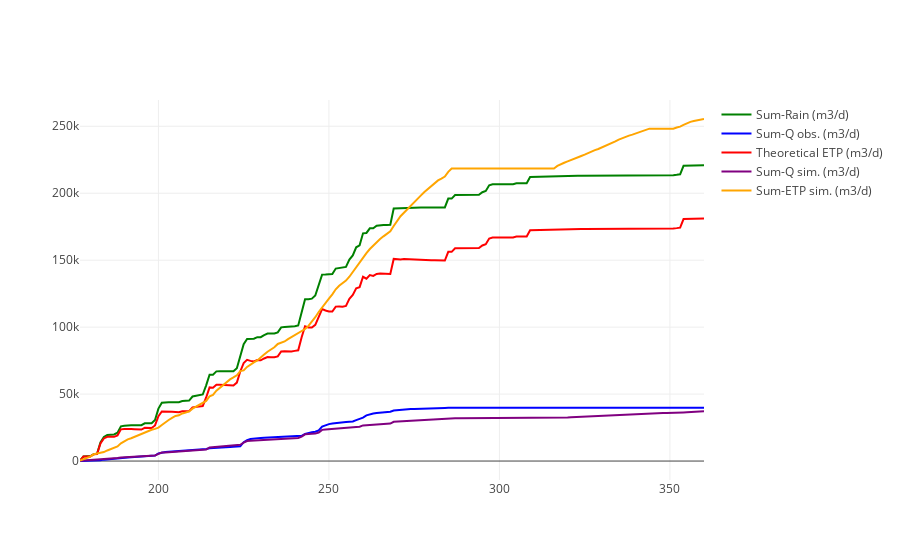

Here is the notebook cell this chart was saved with:
### Code cell
figname = "SumDischarge.png"

%matplotlib inline
import plotlycred

online = False
if online:
    # fig = py.iplot(data) 
    fig = go.Figure(data=data) # , layout=layout)
    py.image.save_as(fig, filename=figname)
else:
    iplot(data)

### Figure 1 — Plotly figure (JSON) as saved in the notebook; plotly's stock layout.template omitted (floating-point values rounded to 4 significant figures; data arrays with more than 128 entries replaced by an {"elided": "..."} marker saying what was removed)
{"data": [{"marker": {"color": "green"}, "mode": "lines", "name": "Sum-Rain (m3/d)", "type": "scatter", "x": {"elided": "184 int values"}, "y": {"elided": "184 float values"}}, {"marker": {"color": "blue"}, "mode": "lines", "name": "Sum-Q obs. (m3/d)", "type": "scatter", "x": {"elided": "184 int values"}, "y": {"elided": "184 float values"}}, {"marker": {"color": "red"}, "mode": "lines", "name": "Theoretical ETP (m3/d)", "type": "scatter", "x": {"elided": "184 int values"}, "y": {"elided": "184 float values"}}, {"marker": {"color": "purple"}, "mode": "lines", "name": "Sum-Q sim. (m3/d)", "type": "scatter", "x": {"elided": "184 int values"}, "y": {"elided": "184 float values"}}, {"marker": {"color": "orange"}, "mode": "lines", "name": "Sum-ETP sim. (m3/d)", "type": "scatter", "x": {"elided": "184 int values"}, "y": {"elided": "184 float values"}}], "layout": {}}
